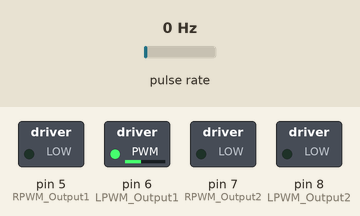
The sketch below on a simulated Arduino Uno, built with avr-gcc and run on an emulated ATmega328P. Shown: switched loads named in the sketch (green lamp = pin HIGH). Wiring (inferred from the names in the program): pulse sensor: data pin 2. Inputs (shaded band) come from the test bench; at power-on: pulse rate 0 Hz. What the sketch prints to the serial monitor is not drawn.

Above: at 0.1 s.
Timing chart, 0 to 1.6 s (numbered marks = the images above):
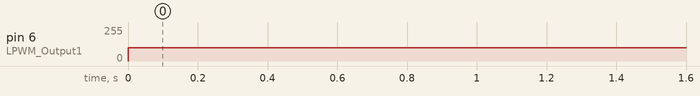

The sketch:

MobileRobot_DriveMotor.ino
```cpp
/*
IBT-2 Motor Control Board driven by Arduino.

Speed and direction controlled by a potentiometer attached to analog input 0.
One side pin of the potentiometer (either one) to ground; the other side pin to +5V

Connection to the IBT-2 board:
IBT-2 pin 1 (RPWM) to Arduino pin 5(PWM)
IBT-2 pin 2 (LPWM) to Arduino pin 6(PWM)
IBT-2 pins 3 (R_EN), 4 (L_EN), 7 (VCC) to Arduino 5V pin
IBT-2 pin 8 (GND) to Arduino GND
IBT-2 pins 5 (R_IS) and 6 (L_IS) not connected
*/

int RPWM_Output1 = 5; // Arduino PWM output pin 5; connect to IBT-2 pin 1 (RPWM)
int LPWM_Output1 = 6; // Arduino PWM output pin 6; connect to IBT-2 pin 2 (LPWM)
int RPWM_Output2 = 7; // Arduino PWM output pin 7; connect to IBT-2 pin 1 (RPWM)
int LPWM_Output2 = 8; // Arduino PWM output pin 8; connect to IBT-2 pin 2 (LPWM)
int r = 0;

void setup()
{
  Serial.begin(115200);
  pinMode(2, INPUT_PULLUP); //encoder pins
  attachInterrupt(digitalPinToInterrupt(2), detect, RISING);//interrupt pins for encoder
  pinMode(RPWM_Output1, OUTPUT);
  pinMode(LPWM_Output1, OUTPUT);
  pinMode(RPWM_Output2, OUTPUT);
  pinMode(LPWM_Output2, OUTPUT);
}
void loop()
{
/*
  if (Serial.available())                        //Make sure all the frame is received
  {
    char val = Serial.read();
    // sensor value is in the range 0 to 1023
    // the lower half of it we use for reverse rotation; the upper half for forward rotation
    if (val == 'f')
    {
      Serial.println("forward");
      analogWrite(LPWM_Output1, 100);
      analogWrite(RPWM_Output1, 0);
      analogWrite(LPWM_Output2, 35);
      analogWrite(RPWM_Output2, 0);
    }
    else if(val == 'b')
    {
      Serial.println("back");
      analogWrite(LPWM_Output1, 0);
      analogWrite(RPWM_Output1, 50);
      analogWrite(LPWM_Output2, 0);
      analogWrite(RPWM_Output2, 35);
    }
    else if(val == 's')
    {
      Serial.println("stop");
      analogWrite(LPWM_Output1, 0);
      analogWrite(RPWM_Output1, 0);
      analogWrite(LPWM_Output2, 0);
      analogWrite(RPWM_Output2, 0);
    }
  }
*/
  if (r < 24000)
  {
    analogWrite(LPWM_Output1, 100);
    analogWrite(RPWM_Output1, 0);
  }
  else
  {
    analogWrite(LPWM_Output1, 0);
    analogWrite(RPWM_Output1, 0);
  }
  Serial.println(r);
}
void detect() {
  r++;
}
```

Measured:
- by itself, pin 6 (LPWM_Output1): 0/255 → 100/255 at 0.00 s
